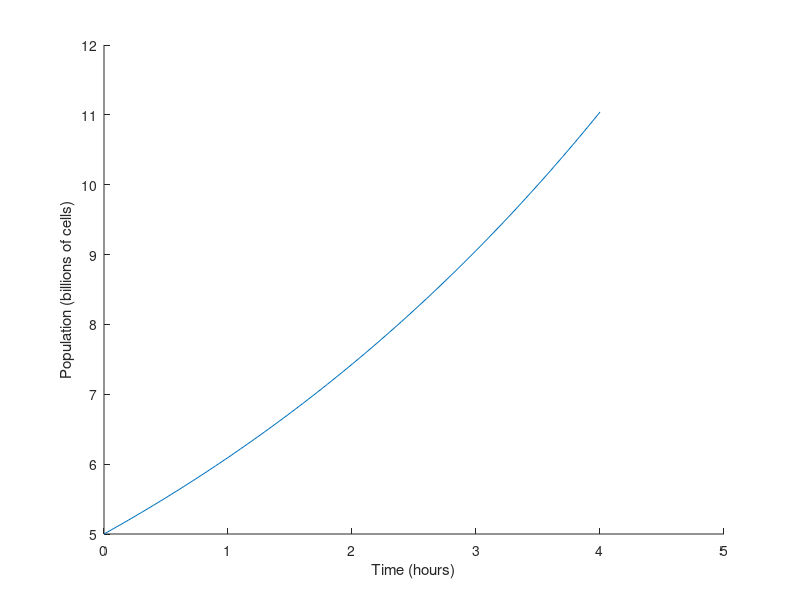
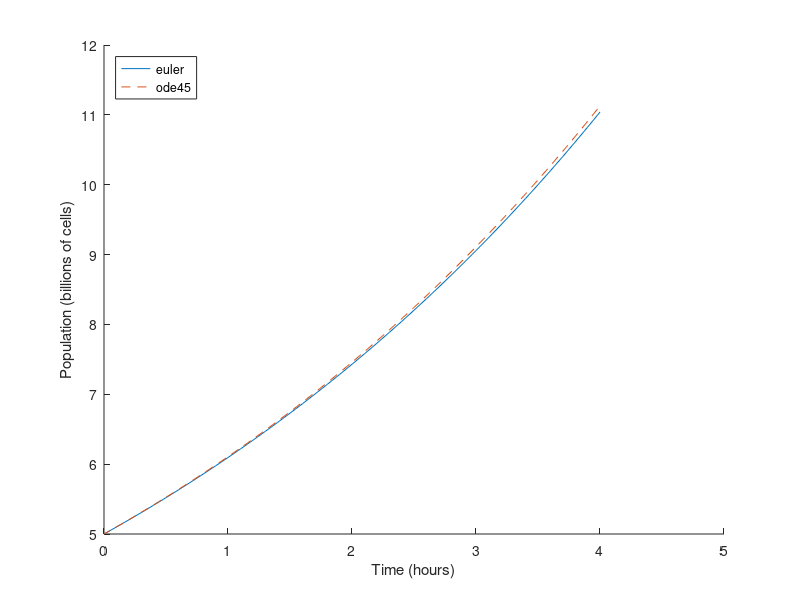

Write MATLAB code to recreate these figures, in order.
% Make a plot comparing results from euler and runge-kutta

function res = runge()
    clf; hold on

    T(1) = 0;
    F(1) = 5;
    dt = 0.1;

    for i=1:40
        r = rate_func(T(i), F(i));
        T(i+1) = T(i) + dt;
        F(i+1) = F(i) + r * dt;
    end
    plot(T, F)
    xlabel('Time (hours)')
    ylabel('Population (billions of cells)')
    saveas(gcf, '../../book/figs/euler.eps', 'epsc')

    F1 = 5;
    [T, F] = ode45(@rate_func, [0, 4], F1);

    plot(T, F, '--')
    legend('euler', 'ode45', 'Location', 'northwest')
    saveas(gcf, '../../book/figs/runge.eps', 'epsc')
end

function res = rate_func(t, y)
   a = 0.2;
   res = a * y;
end
